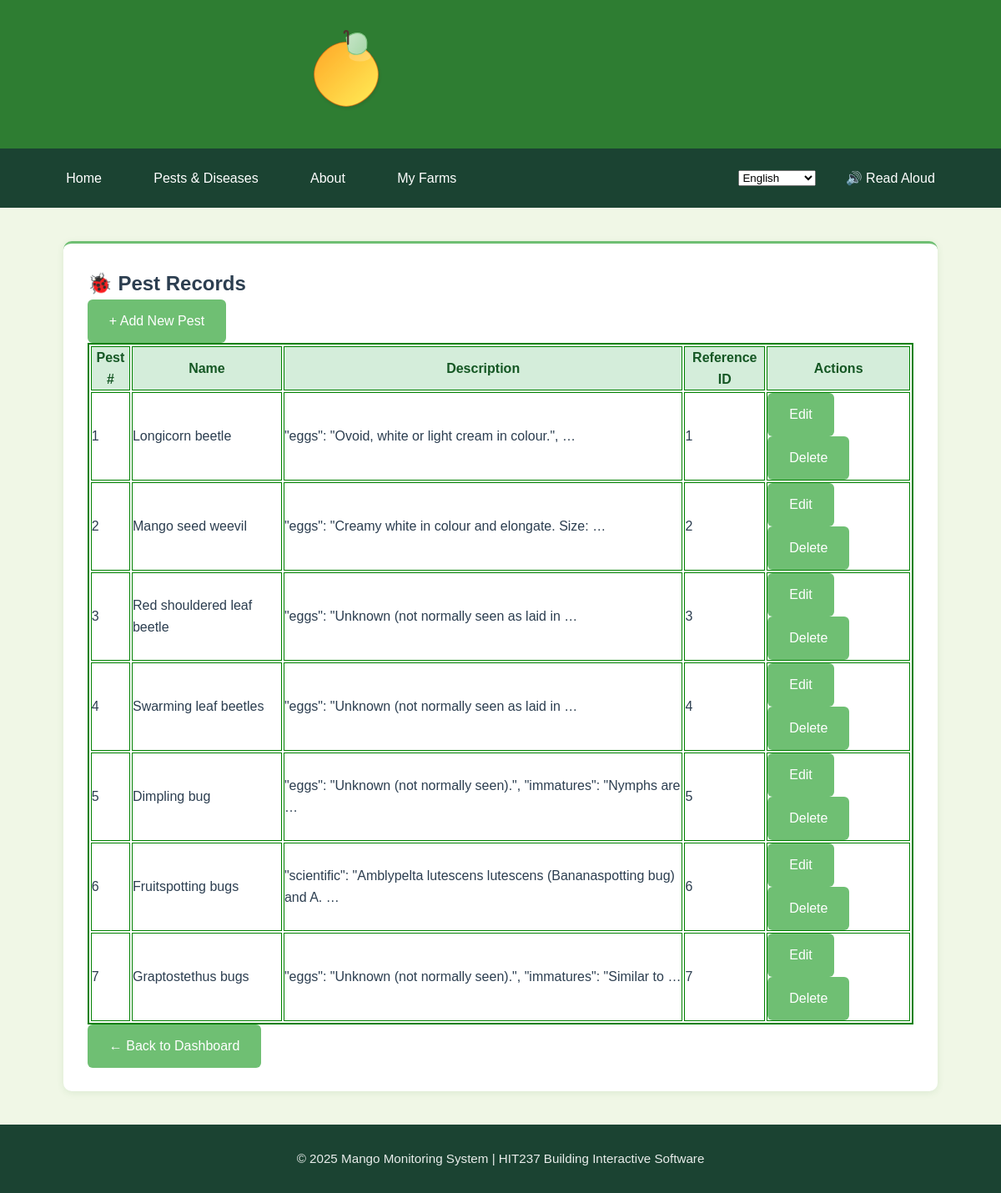
The app's page /myfarms/pests/ (signed in) with its own data.
### App2/models.py (models this page shows, shortened)
class Pest(models.Model):
    name = models.CharField(max_length=100)
    description = models.TextField()
    reference_pest_id = models.IntegerField(null=True, blank=True,help_text="ID from reference pest database if identified")
    created_by = models.ForeignKey(User, on_delete=models.SET_NULL, null=True)

### App2/views.py (the view)
# urls.py: path('pests/', views.PestListView.as_view(), name='pest-list'),
class PestListView(LoginRequiredMixin, ListView):
    model = Pest
    template_name = 'app2/pest_list.html'
    context_object_name = 'pests'
    def get_queryset(self):
        return Pest.objects.filter(created_by=self.request.user)

### App2/templates/App2/pest_list.html (shortened to what this page needs)
{% extends 'app2/base.html' %}
{% block content %}
<div class="card shadow-sm p-3">
<div class="container mt-4">
  <div class="d-flex justify-content-between align-items-center mb-4">
    <h2>🐞 Pest Records</h2>
    <a href="{% url 'App2:pest-create' %}" class="btn btn-success">+ Add New Pest</a>
  </div>
</div>
  {% if pests %}
  <div class="summary-table-container mb-4">
    <table class="table w-auto text-center" style="border: 2px solid green;">
      <thead style="background-color: #d4edda; color: #155724;">
        <tr>
          <th style="border: 1px solid green;">Pest #</th>
          <th style="border: 1px solid green;">Name</th>
          <th style="border: 1px solid green;">Description</th>
          <th style="border: 1px solid green;">Reference ID</th>
          <th style="border: 1px solid green;">Actions</th>
        </tr>
      </thead>
      <tbody>
        {% for pest in pests %}
        <tr>
          <td style="border: 1px solid green;">{{ forloop.counter }}</td>
          <td style="border: 1px solid green;">{{ pest.name }}</td>
          <td style="border: 1px solid green;">{{ pest.description|truncatewords:8 }}</td>
          <td style="border: 1px solid green;">
            {% if pest.reference_pest_id %}
              {{ pest.reference_pest_id }}
            {% else %}
              -
            {% endif %}
          </td>
          <td style="border: 1px solid green;">
            <a href="{% url 'App2:pest-update' pest.id %}" class="btn btn-success btn-sm">Edit</a>
            <a href="{% url 'App2:pest-delete' pest.id %}" class="btn btn-sm btn-outline-danger">Delete</a>
          </td>
        </tr>
        {% endfor %}
      </tbody>
    </table>
  </div>
  <a href="{% url 'App2:profile' %}" class="btn btn-outline-success">← Back to Dashboard</a>
  {% else %}
  <div class="alert alert-warning" role="alert">
    No pest records found.
  </div>
  {% endif %}
</div>
{% endblock %}

### App1/static/css/base.css (style rules this page uses)
:root { --primary-green: #2E7D32; --secondary-green: #6FBF73; --accent-green: #A2C523; --light-bg: #F0F7E6; --card-bg: #FFFFFF; --text-dark: #2C3E50; --text-light: #5D6D7E; --shadow-sm: 0 2px 8px rgba(46, 125, 50, 0.1); --shadow-md: 0 4px 12px rgba(46, 125, 50, 0.15); --border-color: #dcdcdc; }
* { margin: 0; padding: 0; box-sizing: border-box; font-family: 'Poppins', sans-serif; }
body { min-height: 100vh; display: flex; flex-direction: column; background-color: var(--light-bg); color: var(--text-dark); line-height: 1.6; }
.card { background: var(--card-bg); border-radius: 10px; box-shadow: var(--shadow-sm); padding: 1.8rem; transition: all 0.3s ease; border-top: 3px solid var(--secondary-green); }
.btn { display: inline-flex; align-items: center; gap: 0.5rem; padding: 0.7rem 1.5rem; background-color: var(--secondary-green); color: white; border-radius: 6px; text-decoration: none; font-weight: 500; transition: all 0.3s ease; border: 2px solid transparent; }

### records on screen
Pest: name "Longicorn beetle", description "\"eggs\": \"Ovoid, white or light cream in colour.\", …", reference_pest_id "1"
Pest: name "Mango seed weevil", description "\"eggs\": \"Creamy white in colour and elongate. Size: …", reference_pest_id "2"
Pest: name "Red shouldered leaf beetle", description "\"eggs\": \"Unknown (not normally seen as laid in …", reference_pest_id "3"
Pest: name "Swarming leaf beetles", description "\"eggs\": \"Unknown (not normally seen as laid in …", reference_pest_id "4"
Pest: name "Dimpling bug", description "\"eggs\": \"Unknown (not normally seen).\", \"immatures\": \"Nymphs are …", reference_pest_id "5"
Pest: name "Fruitspotting bugs", description "\"scientific\": \"Amblypelta lutescens lutescens (Bananaspotting bug) and A. …", reference_pest_id "6"
Pest: name "Graptostethus bugs", description "\"eggs\": \"Unknown (not normally seen).\", \"immatures\": \"Similar to …", reference_pest_id "7"
